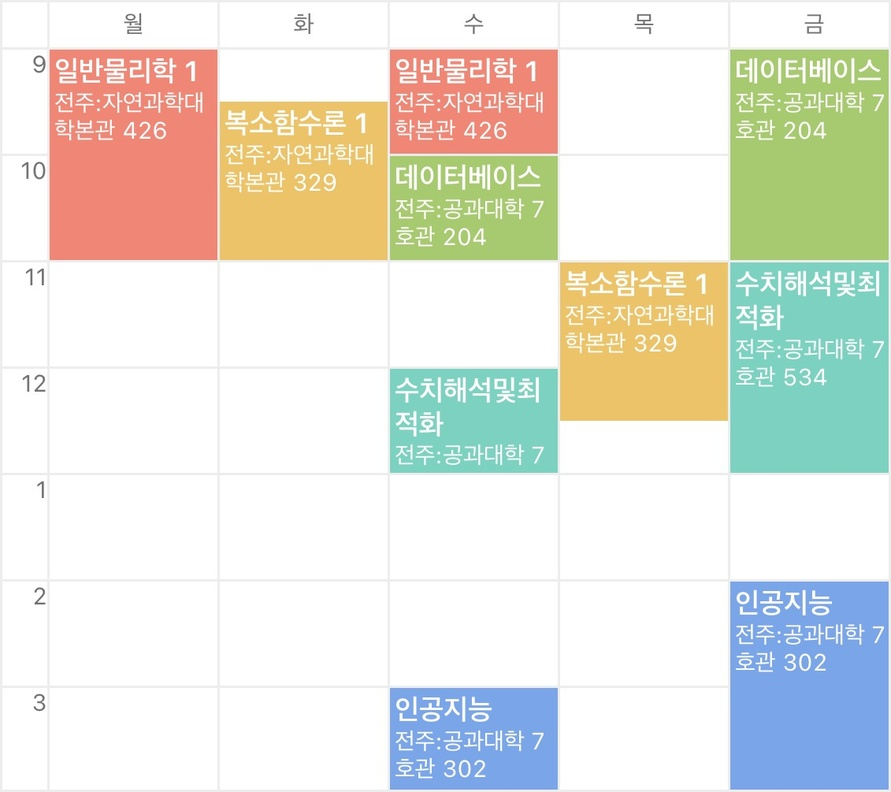
#> input picture images/timetable.jpg, 891 x 792 px, shrunk from 1131 x 1005 before the run
$ jupyter execute --allow-errors 4_4_process_pic.ipynb   (shell and % lines are left out)
#> lines starting #> are read from the running program, lines starting #| are printed output that depends on the picture
[cell 1]
import numpy as np
import cv2

이름, 행렬의 깊이(단일 색상 값의 크기), 채널(RGB, BGR, gray scale), mat_type 출력

#> (a cell that did not finish here is left out)

컬러 이미지를 그레이 스케일 그리고 컬러로 불러오기

[cell 3]
title1, title2 = 'color2gray', 'color2color'
color2gray = cv2.imread("../images/timetable.jpg", cv2.IMREAD_GRAYSCALE)
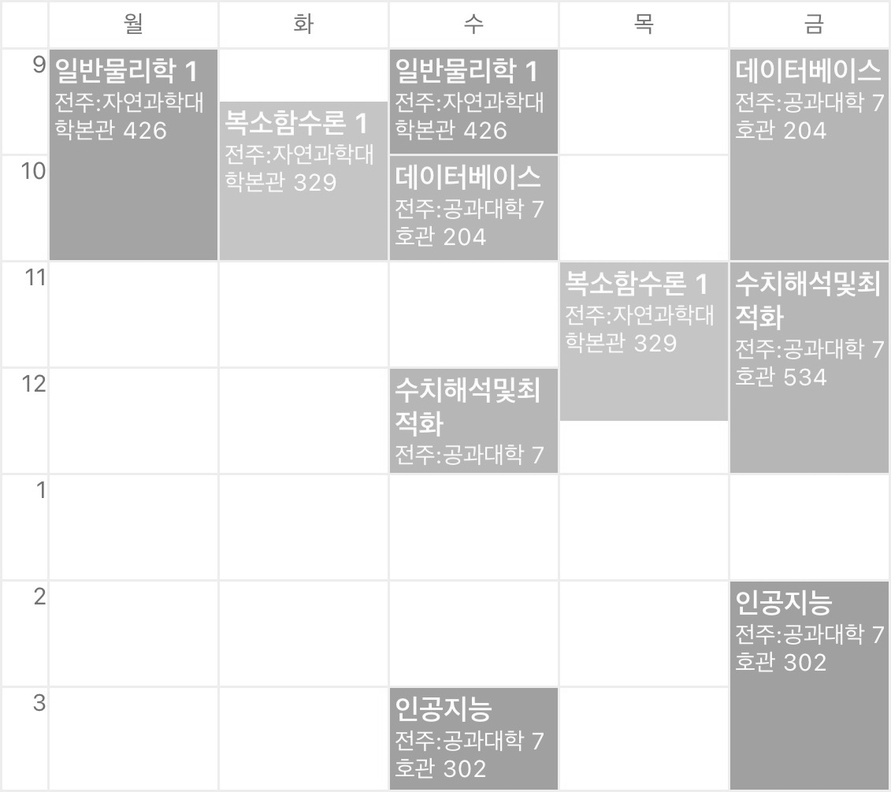
#> color2gray: shape (792, 891); min 85, max 255, mean 228
color2color = cv2.imread("../images/timetable.jpg", cv2.IMREAD_COLOR)
#> color2color is the input picture: shape (792, 891, 3); mean B, G, R 219.4, 229.2, 228.5

if color2gray is None or color2color is None :
    raise Exception("영상 파일 읽기 에러")

print("행렬 좌표 (100, 100) 화소값")
print("%s %s"  % (title1, color2gray[100, 100]))
#| color2gray 165
print("%s %s"  % (title2, color2color[100, 100]))
#| color2color [128 142 225]

#> (the rest of this cell did not finish here and is left out)

지정하지 않고 불러오기

[cell 4]
title3 = 'unchagned'
color2unchanged = cv2.imread("../images/timetable.tif", cv2.IMREAD_UNCHANGED)
if color2unchanged is None:
    raise Exception("영상 파일 읽기 에러")

print("영상 행렬 좌표 (10, 10) 화소값")
print(title3, '원소 자료형', type(color2unchanged[10][10][0]))
#| unchagned 원소 자료형 <class 'numpy.uint8'>
print(title3, '화소값(3원소)', type(color2unchanged[10, 10]))
#| unchagned 화소값(3원소) <class 'numpy.ndarray'>
#> (the rest of this cell did not finish here and is left out)

여러 형식과 화질 지정, 압축 레벨 지정, 다른 형식으로 저장 해보기

[cell 5]
img = cv2.imread("images/timetable.jpg", cv2.IMREAD_GRAYSCALE)
if img is None: raise Exception("영상 파일 읽기 에러")

params_jpg = (cv2.IMWRITE_JPEG_QUALITY, 10)
params_png = [cv2.IMWRITE_PNG_COMPRESSION, 9]

cv2.imwrite("../images/write_test1.jpg", img)
cv2.imwrite("../images/write_test2.jpg", img, params_jpg)
cv2.imwrite("../images/write_test3.png", img, params_png)
cv2.imwrite("../images/write_test4.bmp", img)
print("저장 완료")

[cell 6]
img8 = cv2.imread("images/timetable.jpg", cv2.IMREAD_COLOR)
if img is None: raise Exception("영상 파일 읽기 에러")

# uint16에서 65535만큼 표현하므로 255로 나누고 그 수를 곱하여 변환 하는거다 그리고 저 연산은 행렬에 스칼라 곱하는거다
img16 = np.uint16(img8 * (65535 / 255))
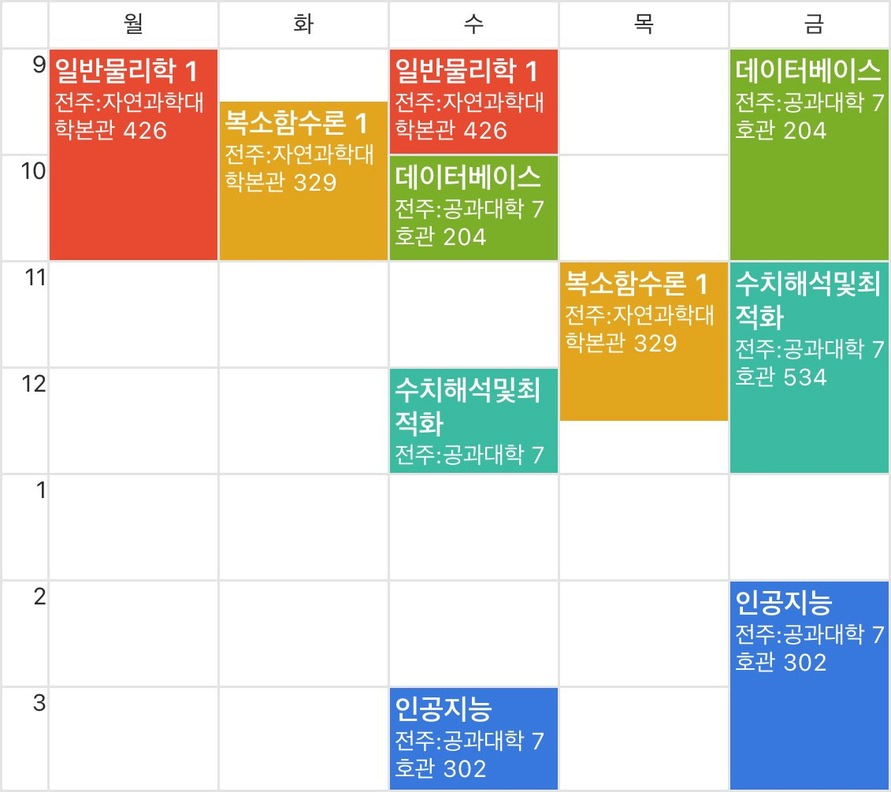
#> img16: shape (792, 891, 3) uint16; mean B, G, R 56392.4, 58914.7, 58712.4; drawn with min black and max white
# float32은 0.0 ~ 1.0 만큼 표현하므로 저 수를 곱한다.
img32 = np.float32(img8 * (1/255))

print("img8 행렬의 일부\n %s\n"  % img8[10:12, 10:13])
#| img8 행렬의 일부
#|  [[[255 255 255]
#|   [255 255 255]
#|   [255 255 255]]
#|  [[255 255 255]
#|   [255 255 255]
#|   [255 255 255]]]
print("img16 행렬의 일부\n %s\n" % img16[10:12, 10:13])
#| img16 행렬의 일부
#|  [[[65535 65535 65535]
#|   [65535 65535 65535]
#|   [65535 65535 65535]]
#|  [[65535 65535 65535]
#|   [65535 65535 65535]
#|   [65535 65535 65535]]]
print("img32 행렬의 일부\n %s\n" % img32[10:12, 10:13])
#| img32 행렬의 일부
#|  [[[1. 1. 1.]
#|   [1. 1. 1.]
#|   [1. 1. 1.]]
#|  [[1. 1. 1.]
#|   [1. 1. 1.]
#|   [1. 1. 1.]]]

cv2.imwrite("../images/write_test_16.tif", img16)
cv2.imwrite("../images/write_test_32.tif", img32)
#> Out = True
